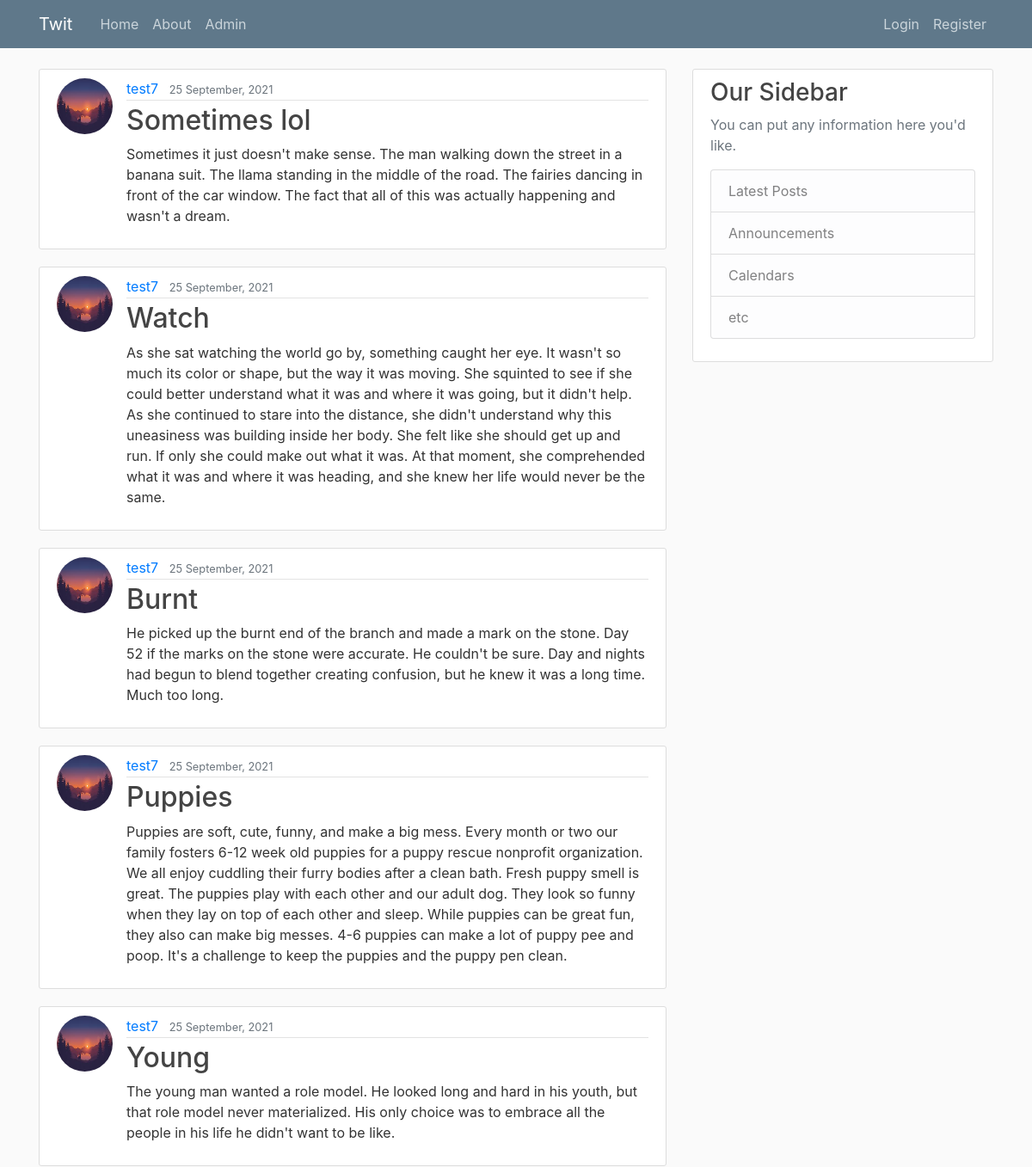
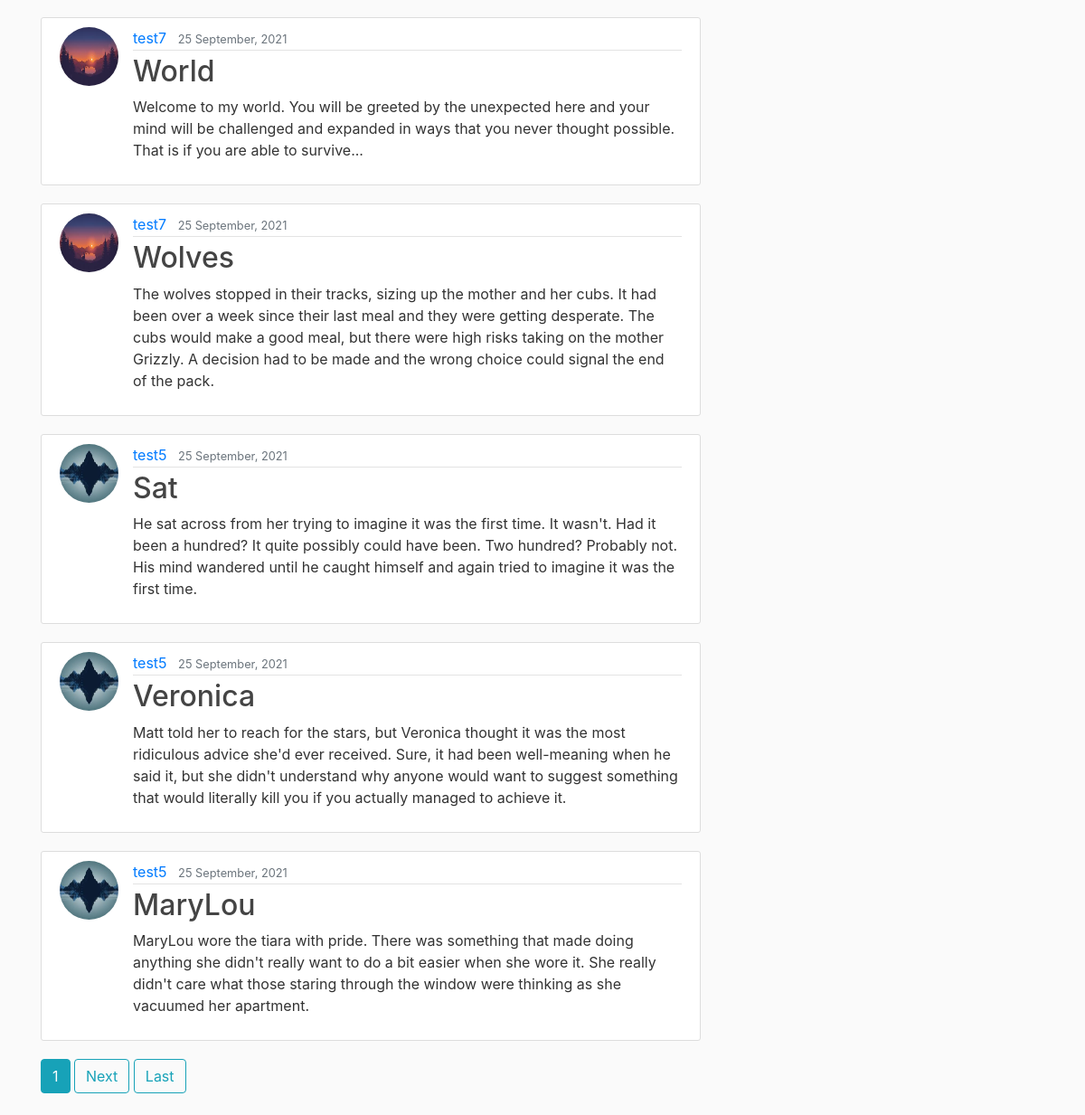
The page / on the database its author committed (2 pictures, top to bottom).
### blog/models.py (models this page shows, shortened)
class Post(models.Model):
    title = models.CharField(max_length=100)
    content = models.TextField()
    date_posted = models.DateTimeField(default=timezone.now)
    author = models.ForeignKey(User, on_delete=models.CASCADE)

### users/models.py (models this page shows, shortened)
class Profile(models.Model):
    user = models.OneToOneField(User, on_delete=models.CASCADE)
    image = models.ImageField(default ='default.jpg', upload_to ='profile_pics')

### blog/views.py (the view)
# urls.py: path('', PostListView.as_view(), name='blog-home'),
class PostListView(ListView):
    model = Post
    template_name = 'blog/home.html'
    context_object_name = 'posts'
    ordering = ['-date_posted']
    paginate_by = 10

### blog/templates/blog/home.html (shortened to what this page needs)
{% extends "blog/base.html" %}
{% block content %}
{% for post in posts %}
<article class="media content-section">
    <img class="rounded-circle article-img" src="{{ post.author.profile.image.url }}">
    <div class="media-body">
      <div class="article-metadata">
        <a class="mr-2" href="{% url 'user-posts' post.author.username %}">{{ post.author }}</a>
        <small class="text-muted">{{ post.date_posted|date:"d F, Y" }}</small>
      </div>
      <h2><a class="article-title" href="{% url 'post-detail' post.id %}">{{ post.title }}</a></h2>
      <p class="article-content">{{ post.content }}</p>
    </div>
  </article>
{% endfor %}
{% if is_paginated %}
  {% for num in page_obj.paginator.page_range %}
    {% if page_obj.number == num %}
      <a class="btn btn-info mb-4" href="?page={{ num }}">{{ num }}</a>
    {% elif num > page_obj.number|add:'-3' and num > page_obj.number|add:'3' %}
      <a class="btn btn-outline-info mb-4" href="?page={{ num }}">{{ num }}</a>
    {% endif %}
  {% endfor %}
  {% if page_obj.has_next %}
    <a class="btn btn-outline-info mb-4" href="?page={{ page_obj.next_page_number }}">Next</a>
    <a class="btn btn-outline-info mb-4" href="?page={{ page_obj.paginator.num_pages }}">Last</a>
  {% endif %}
{% endif %}
{% endblock content %}

### blog/templates/blog/base.html (shortened to what this page needs)
{% load static %}
<!DOCTYPE html>
<html>
<head>
    <link rel="stylesheet" href="https://maxcdn.bootstrapcdn.com/bootstrap/4.0.0/css/bootstrap.min.css">
    <link rel="stylesheet" type = "text/css" href="{% static 'blog/main.css' %}">
</head>
<body>
    <header class="site-header">
        <nav class="navbar navbar-expand-md navbar-dark bg-steel fixed-top">
          <div class="container">
            <a class="navbar-brand mr-4" href="/">Twit</a>
            <div class="collapse navbar-collapse" id="navbarToggle">
              <div class="navbar-nav mr-auto">
                <a class="nav-item nav-link" href="{% url 'blog-home' %}">Home</a>
                <a class="nav-item nav-link" href="{% url 'blog-about' %}">About</a>
                <a class="nav-item nav-link" href="/admin">Admin</a>
              </div>
              <div class="navbar-nav">
                {% if user.is_authenticated %}
                <a class="nav-item nav-link" href="{% url 'profile' %}">Profile</a>
                <a class="nav-item nav-link" href="{% url 'logout' %}">Logout</a>
                <a class="nav-item nav-link" href="{% url 'post-create' %}">New Post</a>
                {% else %}
                <a class="nav-item nav-link" href="{% url 'login' %}">Login</a>
                <a class="nav-item nav-link" href="{% url 'register' %}">Register</a>
                {% endif %}
              </div>
            </div>
          </div>
        </nav>
      </header>
      <main role="main" class="container">
        <div class="row">
          <div class="col-md-8">
            {% block content %}{% endblock %}
          </div>
          <div class="col-md-4">
            <div class="content-section">
              <h3>Our Sidebar</h3>
              <p class='text-muted'>You can put any information here you'd like.
                <ul class="list-group">
                  <li class="list-group-item list-group-item-light">Latest Posts</li>
                  <li class="list-group-item list-group-item-light">Announcements</li>
                  <li class="list-group-item list-group-item-light">Calendars</li>
                  <li class="list-group-item list-group-item-light">etc</li>
                </ul>
              </p>
            </div>
          </div>
        </div>
      </main>
</body>
</html>

### blog/static/blog/main.css (style rules this page uses)
body { background: #fafafa; color: #333333; margin-top: 5rem; }
h1, h2, h3, h4, h5, h6 { color: #444444; }
ul { margin: 0; }
.bg-steel { background-color: #5f788a; }
.site-header .navbar-nav .nav-link { color: #cbd5db; }
.content-section { background: #ffffff; padding: 10px 20px; border: 1px solid #dddddd; border-radius: 3px; margin-bottom: 20px; }
.article-title { color: #444444; }
.article-content { white-space: pre-line; }
.article-img { height: 65px; width: 65px; margin-right: 16px; }
.article-metadata { padding-bottom: 1px; margin-bottom: 4px; border-bottom: 1px solid #e3e3e3 }

### rows shown on the page
Post: author.profile.image (picture), author "test7", date_posted "25 September, 2021", title "Sometimes lol", content "Sometimes it just doesn't make sense. The man walking down the street in a banana suit. The llama standing in the middle of the road. The fairies dancing in front of the car window. The fact that all of this was actually happening and wasn't a dream."
Post: author.profile.image (picture), author "test7", date_posted "25 September, 2021", title "Watch", content "As she sat watching the world go by, something caught her eye. It wasn't so much its color or shape, but the way it was moving. She squinted to see if she could better understand what it was and where it was going, but it didn't help. As she continued to stare into the distance, she didn't understand why this uneasiness was building inside her body. She felt like she should get up and run. If only she could make out what it was. At that moment, she comprehended what it was and where it was heading, and she knew her life would never be the same."
Post: author.profile.image (picture), author "test7", date_posted "25 September, 2021", title "Burnt", content "He picked up the burnt end of the branch and made a mark on the stone. Day 52 if the marks on the stone were accurate. He couldn't be sure. Day and nights had begun to blend together creating confusion, but he knew it was a long time. Much too long."
Post: author.profile.image (picture), author "test7", date_posted "25 September, 2021", title "Puppies", content "Puppies are soft, cute, funny, and make a big mess. Every month or two our family fosters 6-12 week old puppies for a puppy rescue nonprofit organization. We all enjoy cuddling their furry bodies after a clean bath. Fresh puppy smell is great. The puppies play with each other and our adult dog. They look so funny when they lay on top of each other and sleep. While puppies can be great fun, they also can make big messes. 4-6 puppies can make a lot of puppy pee and poop. It's a challenge to keep the puppies and the puppy pen clean."
Post: author.profile.image (picture), author "test7", date_posted "25 September, 2021", title "Young", content "The young man wanted a role model. He looked long and hard in his youth, but that role model never materialized. His only choice was to embrace all the people in his life he didn't want to be like."
Post: author.profile.image (picture), author "test7", date_posted "25 September, 2021", title "World", content "Welcome to my world. You will be greeted by the unexpected here and your mind will be challenged and expanded in ways that you never thought possible. That is if you are able to survive..."
Post: author.profile.image (picture), author "test7", date_posted "25 September, 2021", title "Wolves", content "The wolves stopped in their tracks, sizing up the mother and her cubs. It had been over a week since their last meal and they were getting desperate. The cubs would make a good meal, but there were high risks taking on the mother Grizzly. A decision had to be made and the wrong choice could signal the end of the pack."
Post: author.profile.image (picture), author "test5", date_posted "25 September, 2021", title "Sat", content "He sat across from her trying to imagine it was the first time. It wasn't. Had it been a hundred? It quite possibly could have been. Two hundred? Probably not. His mind wandered until he caught himself and again tried to imagine it was the first time."
Post: author.profile.image (picture), author "test5", date_posted "25 September, 2021", title "Veronica", content "Matt told her to reach for the stars, but Veronica thought it was the most ridiculous advice she'd ever received. Sure, it had been well-meaning when he said it, but she didn't understand why anyone would want to suggest something that would literally kill you if you actually managed to achieve it."
Post: author.profile.image (picture), author "test5", date_posted "25 September, 2021", title "MaryLou", content "MaryLou wore the tiara with pride. There was something that made doing anything she didn't really want to do a bit easier when she wore it. She really didn't care what those staring through the window were thinking as she vacuumed her apartment."

### other values the page prints
{{ num }} "1"
